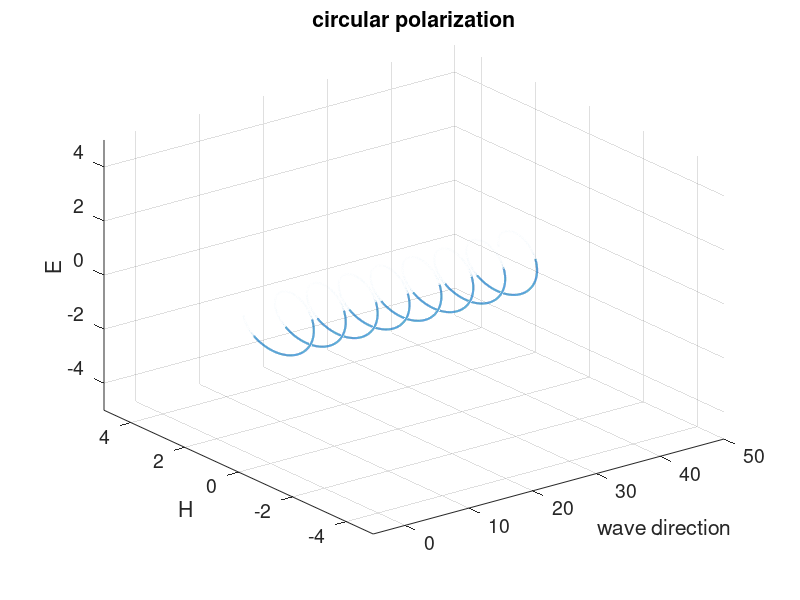
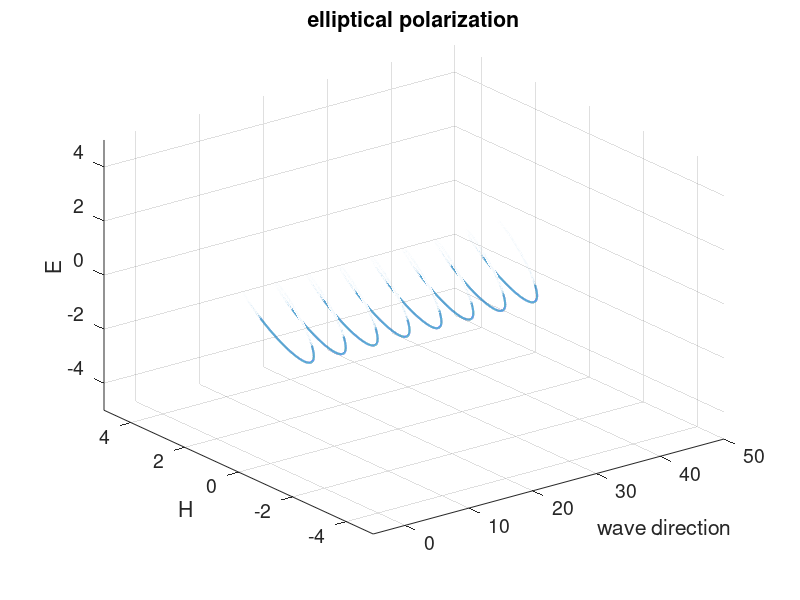
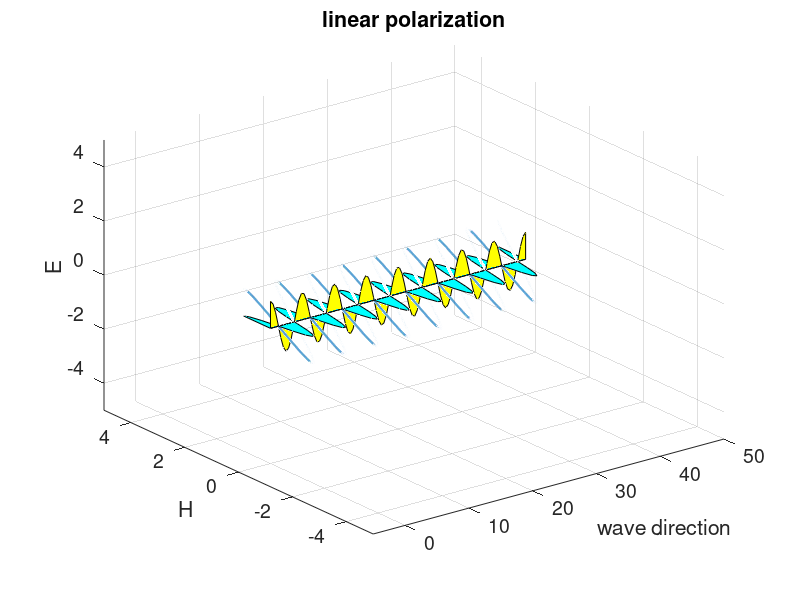

Write the MATLAB code that produced these figures, in order.
%Polarization 

t=0:.001:40; %independent variable for the polarization
s=linspace(0,40); %independent variable for the wave function

%constants for equations 
E1=1; %Amplitude
E2=1;
omega1=4*pi/2; %Phase
omega2=1*pi/2;
k1=0.4*pi; %Frequency
k2=0.4*pi;



%ciruclar polarization
x1 = E1.*cos(k1*t + omega1);
y1 = E2.*cos(k2*t + omega2);
figure
plot3(t,x1,y1,'LineWidth',1.5);
title('circular polarization')
xlabel('wave direction'); 
ylabel('H');
zlabel('E');
xlim([-5 50]);
ylim([-5 5]);
zlim([-5 5]);
grid on
set(gca,'FontSize',14);



%elliptical polarization
omega3=4*pi/2;
omega4=pi/6;
x2 = E1.*cos(k1*t + omega3);
y2 = E2.*cos(k2*t + omega4);
figure
plot3(t,x2,y2, 'LineWidth',1.5);
title('elliptical polarization')
xlabel('wave direction'); 
ylabel('H');
zlabel('E');
xlim([-5 50]);
ylim([-5 5]);
zlim([-5 5]);
grid on
set(gca,'FontSize',14);



%linear polarization
omega5=4*pi/2;
omega6=4*pi/2;
x3 = E1.*cos(k1*t + omega5);
y3 = E2.*cos(k2*t + omega6);
figure
plot3(t,x3,y3, 'LineWidth',1.5);
hold on
d = ones(size(s));
c = E1*cos(k1*s+omega5*d);
patch([s fliplr(s)], [c zeros(size(c))], [zeros(size(s)) zeros(size(s))], 'c')
patch([s fliplr(s)], [zeros(size(s)) zeros(size(s))], [c zeros(size(c))], 'y')
hold off
title('linear polarization')
xlabel('wave direction'); 
ylabel('H');
zlabel('E');
xlim([-5 50]);
ylim([-5 5]);
zlim([-5 5]);
grid on
set(gca,'FontSize',14);